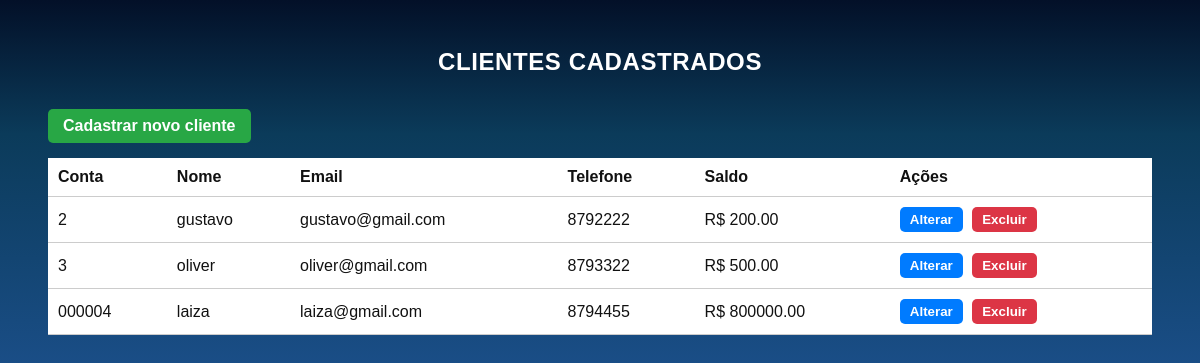
The app's page /, older data.
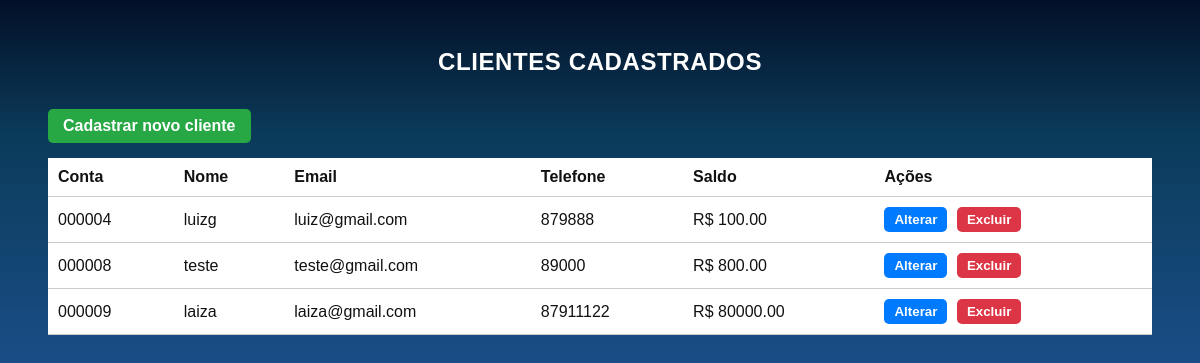
The same page, newer data.
### core/models.py (models this page shows, shortened)
class Cliente(models.Model):
    nome = models.CharField(max_length=50)
    conta = models.CharField(max_length=10, unique=True)
    saldo = models.DecimalField(max_digits=12, decimal_places=2, default=0.00)
    email = models.EmailField(max_length=50, unique=True)
    telefone = models.CharField(max_length=15)

### core/views.py (the view)
# urls.py: path('', views.index, name='index'),
def index(request):
    clientes = Cliente.objects.all()  # pega todos os clientes do banco
    form = ClienteForm()  # formulário vazio para usar no modal
    return render(request, 'index.html', {'clientes': clientes, 'form': form})

### core/templates/index.html (shortened to what this page needs)
<!DOCTYPE html>
<html lang="pt-br">
<head>
</head>
<body>
    <h2 class="page-title">Clientes Cadastrados</h2>
    <button id="abrirModalCadastrar">Cadastrar novo cliente</button>
    <table>
        <tr>
            <th>Conta</th>
            <th>Nome</th>
            <th>Email</th>
            <th>Telefone</th>
            <th>Saldo</th>
            <th>Ações</th>
        </tr>
        {% for cliente in clientes %}
        <tr>
            <td>{{ cliente.conta }}</td>
            <td>{{ cliente.nome }}</td>
            <td>{{ cliente.email }}</td>
            <td>{{ cliente.telefone }}</td>
            <td><span class="saldo-badge">R$ {{ cliente.saldo|floatformat:2 }}</span></td>
            <td>
                <button
                    data-id="{{ cliente.id }}"
                    data-nome="{{ cliente.nome|escapejs }}"
                    data-email="{{ cliente.email|escapejs }}"
                    data-telefone="{{ cliente.telefone|escapejs }}"
                    data-saldo="{{ cliente.saldo|floatformat:2|escapejs }}"
                    class="button btn-alterar"
                >
                    Alterar
                </button>
                <button
                    data-id="{{ cliente.id }}"
                    data-nome="{{ cliente.nome|escapejs }}"
                    class="button delete btn-excluir"
                >
                    Excluir
                </button>
            </td>
        </tr>
        {% empty %}
        <tr><td colspan="6">Nenhum cliente cadastrado.</td></tr>
        {% endfor %}  </table>
    </body>
    </html>

### core/templates/index.html (style rules this page uses)
body { font-family: Arial; padding: 40px; background: linear-gradient(180deg, #031028 0%, #0b3b5a 35%, #1b4f8a 100%); color: #fff; }
table { width: 100%; border-collapse: collapse; background: white; }
th, td { padding: 10px; border-bottom: 1px solid #ccc; text-align: left; }
button.button, a.button, #abrirModalCadastrar { background-color: #007bff; color: white; padding: 5px 10px; border-radius: 5px; text-decoration: none; border: none; cursor: pointer; margin-right: 5px; }
button.delete, a.delete { background-color: #dc3545; }
#abrirModalCadastrar { background-color: #28a745; padding: 10px 20px; margin: 15px 0; font-size: 16px; }
button, a.button, .button, .btn-alterar, .btn-excluir, #abrirModalCadastrar { padding: 8px 15px; border: none; border-radius: 5px; color: #fff; font-weight: 600; cursor: pointer; text-decoration: none; display: inline-flex; align-items: center; justify-content: center; gap: 6px; }
.page-title { text-align: center; text-transform: uppercase; margin-top: 0; margin-bottom: 18px; color: #fff; letter-spacing: 0.6px; }
table, table th, table td, .modal-content, .modal-content h3, .modal-content p, .modal-content label, .modal-content .form-group, .modal-content .errorlist { color: #111 !important; }
table th { text-transform: capitalize; }

Row changes from the older to the newer data that the page shows:
removed Cliente: conta "2", nome "gustavo", email "gustavo@gmail.com", telefone "8792222", saldo "200.00"
removed Cliente: conta "3", nome "oliver", email "oliver@gmail.com", telefone "8793322", saldo "500.00"
removed Cliente: conta "000004", nome "laiza", email "laiza@gmail.com", telefone "8794455", saldo "800000.00"
added Cliente: conta "000004", nome "luizg", email "luiz@gmail.com", telefone "879888", saldo "100.00"
added Cliente: conta "000008", nome "teste", email "teste@gmail.com", telefone "89000", saldo "800.00"
added Cliente: conta "000009", nome "laiza", email "laiza@gmail.com", telefone "87911122", saldo "80000.00"
